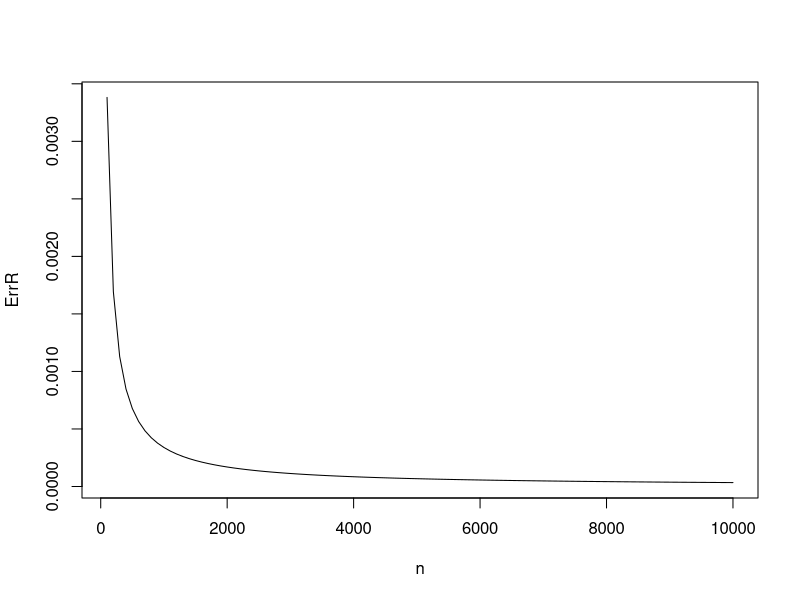
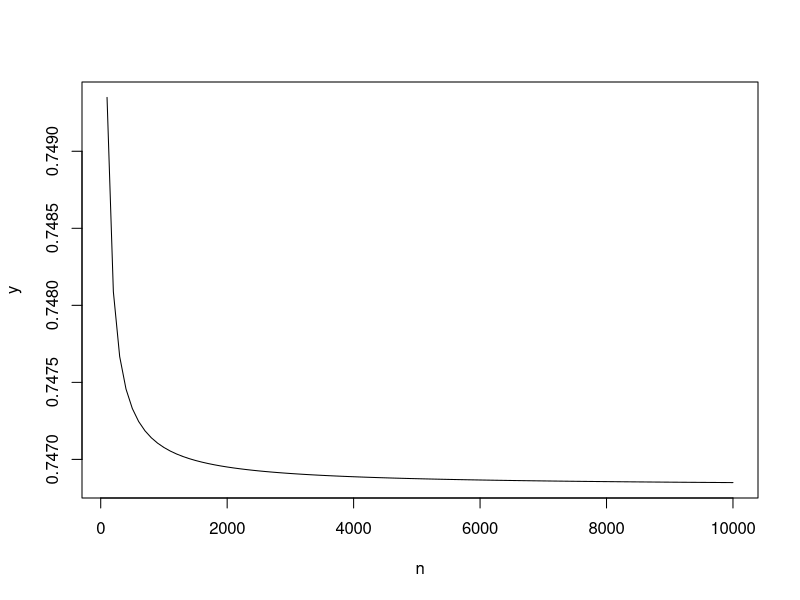

The R source for these figures, in order:



f <- function(x){
    exp(-x^2)
}

n <- seq(100,10000,100)

trap_comp <- function(n){
    x <- seq(0,1,length.out = n)
    1*(f(x[1])+f(x[n])+2*sum(f(x[2:n-1])))/(2*n)
}

y <- vector("numeric",100)
ErrR <- vector("numeric",100)
for(i in 1:100){
    ErrR[i] <-abs(trap_comp(n[i])-.746824132812)/.746824132812
    y[i] <- trap_comp(n[i])
}

plot(n,ErrR,type='l')
plot(n,y,type='l')
